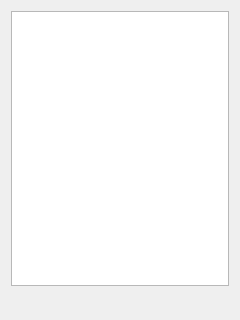
<?xml version="1.0" encoding="UTF-8"?>
<ui version="4.0">
 <class>UnTech::GuiQt::Entity::EntityRomStructListWidget</class>
 <widget class="QWidget" name="UnTech::GuiQt::Entity::EntityRomStructListWidget">
  <property name="geometry">
   <rect>
    <x>0</x>
    <y>0</y>
    <width>240</width>
    <height>320</height>
   </rect>
  </property>
  <property name="windowTitle">
   <string>Entity ROM Structs</string>
  </property>
  <layout class="QVBoxLayout" name="verticalLayout">
   <item>
    <widget class="GuiQt::Accessor::NamedListView" name="listView"/>
   </item>
   <item>
    <widget class="QToolBar" name="buttons">
     <property name="movable">
      <bool>false</bool>
     </property>
     <property name="iconSize">
      <size>
       <width>16</width>
       <height>16</height>
      </size>
     </property>
     <property name="floatable">
      <bool>false</bool>
     </property>
    </widget>
   </item>
  </layout>
 </widget>
 <customwidgets>
  <customwidget>
   <class>GuiQt::Accessor::NamedListView</class>
   <extends>QListView</extends>
   <header>gui-qt/accessor/namedlistview.h</header>
  </customwidget>
 </customwidgets>
 <resources/>
 <connections/>
</ui>
